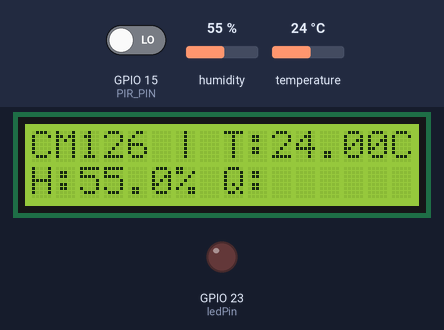
The sketch below on a simulated ESP32. Parts: 16×2 character LCD, output pins drawn as LEDs (lit = HIGH). The test bench sets the inputs (shaded band); at power-on: GPIO 15 (PIR_PIN) LOW, humidity 55 %, temperature 24 °C. No MQTT or app messages arrive unless stated; what the sketch prints to the serial monitor is not drawn.

Above: at 1.3 s.
1.4 s: GPIO 15 (PIR_PIN) driven HIGH
At 2.0 s:
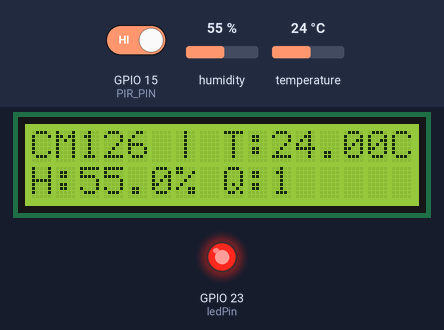
3.0 s: humidity set to 22 %
At 3.9 s:
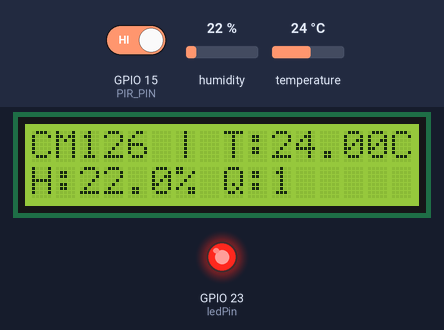
4.5 s: temperature set to 12 °C
At 5.1 s:
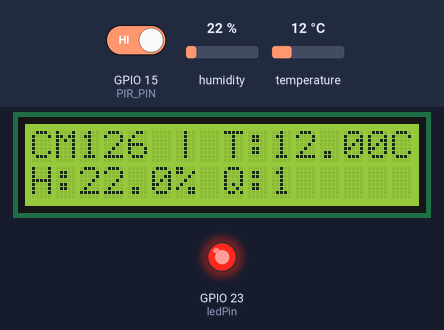
7.5 s: humidity set to 40 %
At 8.5 s:
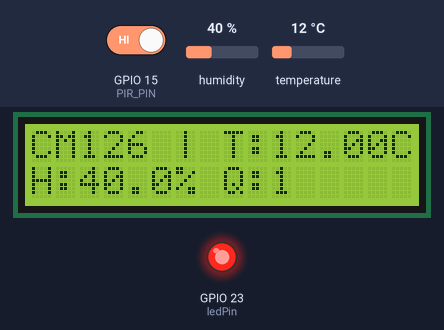
Timing chart, 0 to 10.5 s (numbered marks = the images above; inputs shaded):
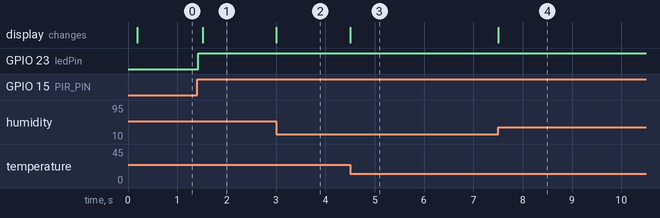

Measured:
- after the input at 1.4 s, GPIO 23 (ledPin): LOW → HIGH at once; the display: changes after 0.12 s (image 1)
- after the input at 3.0 s, the display: changes at once (image 2)
- after the input at 4.5 s, the display: changes at once (image 3)
- after the input at 7.5 s, the display: changes at once (image 4)

The sketch:

sketch.ino
```cpp
#include "EspMQTTClient.h"
#include "DHTesp.h"
#include <LiquidCrystal.h>

LiquidCrystal lcd(2, 4, 5, 18, 19, 21);

EspMQTTClient client(
  "Wokwi-GUEST",         // SSID WiFi
  "",                    // Password WiFi
  "test.mosquitto.org",  // MQTT Broker
  "mqtt-wokwi",          // Client
  1883                   // MQTT port
);

const int DHT_PIN = 22;
DHTesp dhtSensor;

const int PIR_PIN = 15;// Pino do sensor PIR
int ledPin = 23;
int val1 = 0; // Variável para armazenar o valor do sensor PIR
int currentState1 = 0; // Variável para armazenar o estado atual do sensor PIR
int previousState1 = 0; // Variável para armazenar o estado anterior do sensor PIR
int sensorState1 = LOW; // Variável para armazenar o estado do sensor PIR (inicialmente definido como LOW)
int counterSum = 0; // Variável para armazenar a soma dos acionamentos
int counter1 = 0;

void setup()
{
  Serial.begin(115200);
  pinMode(ledPin, OUTPUT);
  pinMode(PIR_PIN, INPUT);
  dhtSensor.setup(DHT_PIN, DHTesp::DHT22);

  client.enableDebuggingMessages(); // Enable debugging messages sent to serial output
  client.enableHTTPWebUpdater(); // Enable the web updater. User and password default to values of MQTTUsername and MQTTPassword. These can be overridded with enableHTTPWebUpdater("user", "password").
  client.enableOTA(); // Enable OTA (Over The Air) updates. Password defaults to MQTTPassword. Port is the default OTA port. Can be overridden with enableOTA("password", port).
  client.enableLastWillMessage("TestClient/lastwill", "Vou ficar offline");

  lcd.begin(16, 2);
  lcd.clear();
  lcd.setCursor(0, 0);
  lcd.print("Data Bee!");
  lcd.setCursor(0, 1);
  lcd.print("   INJECTION   ");
  delay(100);
  lcd.clear();
  lcd.setCursor(0, 0);
  lcd.print("CM126 | ");
  lcd.setCursor(8, 0);
  lcd.print("T:");
  lcd.setCursor(0, 1);
  lcd.print("H:");
  lcd.setCursor(8, 1);
  lcd.print("Q:");
}

/**
 * @brief Ler os dados do Sensor PIR, imprime e envia via MQTT
 */
void lerEnviarDados() {
  int pirValue = digitalRead(PIR_PIN);
  TempAndHumidity  data = dhtSensor.getTempAndHumidity();
  String status = (pirValue == HIGH) ? "Detectado" : "Não detectado";

  Serial.println("Status do PIR: " + status);
  Serial.println("Qtd:"+ counterSum);
  Serial.println("Temp: " + String(data.temperature, 2) + "°C");
  Serial.println("Humidade: " + String(data.humidity, 1) + "%");
  Serial.println("---");

  client.publish("topicowokwi/Temp", String(data.temperature, 2) + "°C");
  client.publish("topicowokwi/Humidade", String(data.humidity, 1) + "%");
  client.publish("topicowokwi/PIR", status);
}

/**
 * @brief Esta função é chamada quando tudo estiver conectado (Wifi e MQTT),
 * para utilizá-la deve-se implemtentar o struct EspMQTTClient
 */
void onConnectionEstablished()
{
  // Subscribe no "topicowokwi/msgRecebida/#" e mostra a mensagem recebida na Serial
  client.subscribe("topicowokwi/msgRecebida/#", [](const String & topic, const String & payload) {
    Serial.println("Mensagem recebida no topic: " + topic + ", payload: " + payload);
  });

  lerEnviarDados();
}


void loop() {
  client.loop();
  val1 = digitalRead(PIR_PIN);

  TempAndHumidity  data = dhtSensor.getTempAndHumidity();
  lcd.setCursor(10, 0);
  lcd.print(String(data.temperature, 2)+ "C");
  lcd.setCursor(2, 1);
  lcd.print(String(data.humidity, 1) + "%");

  if (val1 == HIGH) {
    digitalWrite(ledPin, HIGH);
    if (sensorState1 == LOW) {
      currentState1 = 1;
      sensorState1 = HIGH;
      delay(100);
    }
  } else {
     digitalWrite(ledPin, LOW);
    if (sensorState1 == HIGH) {
      currentState1 = 0;
      sensorState1 = LOW;
    }
  }

  if (currentState1 != previousState1) {
    if (currentState1 == 1) {
      counter1 = counter1 + 1;
      lcd.setCursor(10, 1);
      lcd.print(counter1);
      delay(100);
    }
  }

  previousState1 = currentState1;
}
```
